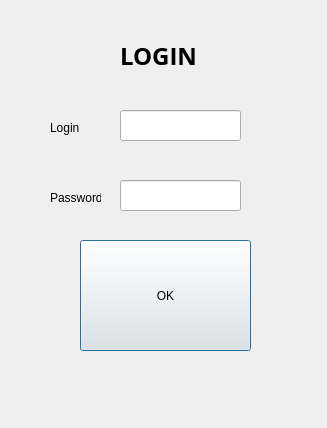
<?xml version="1.0" encoding="UTF-8"?>
<ui version="4.0">
 <class>MainWindow</class>
 <widget class="QDialog" name="Dialog">
  <property name="enabled">
   <bool>true</bool>
  </property>
  <property name="geometry">
   <rect>
    <x>0</x>
    <y>0</y>
    <width>327</width>
    <height>428</height>
   </rect>
  </property>
  <property name="minimumSize">
   <size>
    <width>327</width>
    <height>428</height>
   </size>
  </property>
  <property name="maximumSize">
   <size>
    <width>327</width>
    <height>428</height>
   </size>
  </property>
  <property name="windowTitle">
   <string>LOGIN</string>
  </property>
  <property name="toolTip">
   <string/>
  </property>
  <widget class="QWidget" name="centralwidget">
   <widget class="QLabel" name="label">
    <property name="geometry">
     <rect>
      <x>120</x>
      <y>30</y>
      <width>81</width>
      <height>51</height>
     </rect>
    </property>
    <property name="font">
     <font>
      <family>Open Sans</family>
      <pointsize>18</pointsize>
      <weight>75</weight>
      <bold>true</bold>
     </font>
    </property>
    <property name="text">
     <string>LOGIN</string>
    </property>
   </widget>
   <widget class="QLineEdit" name="lineLogin">
    <property name="geometry">
     <rect>
      <x>120</x>
      <y>110</y>
      <width>121</width>
      <height>31</height>
     </rect>
    </property>
   </widget>
   <widget class="QLabel" name="label_2">
    <property name="geometry">
     <rect>
      <x>50</x>
      <y>120</y>
      <width>51</width>
      <height>16</height>
     </rect>
    </property>
    <property name="text">
     <string>Login</string>
    </property>
   </widget>
   <widget class="QLineEdit" name="linePass">
    <property name="geometry">
     <rect>
      <x>120</x>
      <y>180</y>
      <width>121</width>
      <height>31</height>
     </rect>
    </property>
    <property name="text">
     <string/>
    </property>
   </widget>
   <widget class="QLabel" name="label_3">
    <property name="geometry">
     <rect>
      <x>50</x>
      <y>190</y>
      <width>51</width>
      <height>16</height>
     </rect>
    </property>
    <property name="text">
     <string>Password</string>
    </property>
   </widget>
   <widget class="QPushButton" name="btnConfirm">
    <property name="geometry">
     <rect>
      <x>80</x>
      <y>240</y>
      <width>171</width>
      <height>111</height>
     </rect>
    </property>
    <property name="text">
     <string>OK</string>
    </property>
   </widget>
  </widget>
 </widget>
 <resources/>
 <connections/>
</ui>
